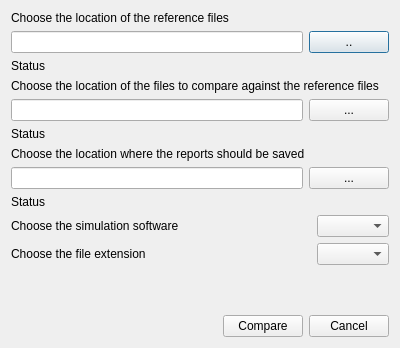
<?xml version="1.0" encoding="UTF-8"?>
<ui version="4.0">
 <class>Dialog</class>
 <widget class="QDialog" name="Dialog">
  <property name="geometry">
   <rect>
    <x>0</x>
    <y>0</y>
    <width>400</width>
    <height>348</height>
   </rect>
  </property>
  <property name="windowTitle">
   <string>Dialog</string>
  </property>
  <layout class="QVBoxLayout" name="verticalLayout_4">
   <item>
    <layout class="QVBoxLayout" name="verticalLayout">
     <item>
      <widget class="QLabel" name="label_3">
       <property name="text">
        <string>Choose the location of the reference files</string>
       </property>
      </widget>
     </item>
     <item>
      <layout class="QHBoxLayout" name="horizontalLayout_4">
       <item>
        <widget class="QLineEdit" name="txt_reference_path"/>
       </item>
       <item>
        <widget class="QPushButton" name="btn_reference_path">
         <property name="text">
          <string>..</string>
         </property>
        </widget>
       </item>
      </layout>
     </item>
     <item>
      <widget class="QLabel" name="lbl_reference_path_status">
       <property name="text">
        <string>Status</string>
       </property>
      </widget>
     </item>
    </layout>
   </item>
   <item>
    <layout class="QVBoxLayout" name="verticalLayout_2">
     <item>
      <widget class="QLabel" name="label_5">
       <property name="text">
        <string>Choose the location of the files to compare against the reference files</string>
       </property>
      </widget>
     </item>
     <item>
      <layout class="QHBoxLayout" name="horizontalLayout_5">
       <item>
        <widget class="QLineEdit" name="txt_to_compare_path"/>
       </item>
       <item>
        <widget class="QPushButton" name="btn_to_compare_path">
         <property name="text">
          <string>...</string>
         </property>
        </widget>
       </item>
      </layout>
     </item>
     <item>
      <widget class="QLabel" name="lbl_to_compare_path_status">
       <property name="text">
        <string>Status</string>
       </property>
      </widget>
     </item>
    </layout>
   </item>
   <item>
    <layout class="QVBoxLayout" name="verticalLayout_3">
     <item>
      <widget class="QLabel" name="label_7">
       <property name="text">
        <string>Choose the location where the reports should be saved</string>
       </property>
      </widget>
     </item>
     <item>
      <layout class="QHBoxLayout" name="horizontalLayout_6">
       <item>
        <widget class="QLineEdit" name="txt_report_path"/>
       </item>
       <item>
        <widget class="QPushButton" name="btn_report_path">
         <property name="text">
          <string>...</string>
         </property>
        </widget>
       </item>
      </layout>
     </item>
     <item>
      <widget class="QLabel" name="lbl_report_path_status">
       <property name="text">
        <string>Status</string>
       </property>
      </widget>
     </item>
    </layout>
   </item>
   <item>
    <layout class="QHBoxLayout" name="horizontalLayout_2">
     <item>
      <widget class="QLabel" name="label_2">
       <property name="text">
        <string>Choose the simulation software</string>
       </property>
      </widget>
     </item>
     <item>
      <spacer name="horizontalSpacer_3">
       <property name="orientation">
        <enum>Qt::Horizontal</enum>
       </property>
       <property name="sizeHint" stdset="0">
        <size>
         <width>40</width>
         <height>20</height>
        </size>
       </property>
      </spacer>
     </item>
     <item>
      <widget class="QComboBox" name="cbox_simulation_software"/>
     </item>
    </layout>
   </item>
   <item>
    <layout class="QHBoxLayout" name="horizontalLayout_3">
     <item>
      <widget class="QLabel" name="label">
       <property name="text">
        <string>Choose the file extension</string>
       </property>
      </widget>
     </item>
     <item>
      <spacer name="horizontalSpacer_2">
       <property name="orientation">
        <enum>Qt::Horizontal</enum>
       </property>
       <property name="sizeHint" stdset="0">
        <size>
         <width>40</width>
         <height>20</height>
        </size>
       </property>
      </spacer>
     </item>
     <item>
      <widget class="QComboBox" name="cbox_file_extension"/>
     </item>
    </layout>
   </item>
   <item>
    <spacer name="verticalSpacer">
     <property name="orientation">
      <enum>Qt::Vertical</enum>
     </property>
     <property name="sizeHint" stdset="0">
      <size>
       <width>20</width>
       <height>40</height>
      </size>
     </property>
    </spacer>
   </item>
   <item>
    <layout class="QHBoxLayout" name="horizontalLayout">
     <item>
      <spacer name="horizontalSpacer">
       <property name="orientation">
        <enum>Qt::Horizontal</enum>
       </property>
       <property name="sizeHint" stdset="0">
        <size>
         <width>40</width>
         <height>20</height>
        </size>
       </property>
      </spacer>
     </item>
     <item>
      <widget class="QPushButton" name="btn_compare">
       <property name="text">
        <string>Compare</string>
       </property>
      </widget>
     </item>
     <item>
      <widget class="QPushButton" name="btn_cancel">
       <property name="text">
        <string>Cancel</string>
       </property>
      </widget>
     </item>
    </layout>
   </item>
  </layout>
 </widget>
 <resources/>
 <connections/>
</ui>
